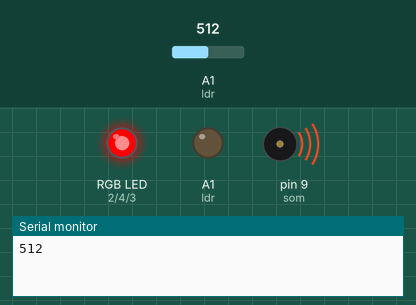
This sketch was run on a simulated Arduino Uno, built with avr-gcc and run on an emulated ATmega328P. Shown: an RGB LED mixed from three pins (HIGH = lit), output pins drawn as LEDs (lit = HIGH), buzzer (waves = sounding), the last lines printed to the serial monitor. The test bench sets the inputs (shaded band); at power-on: A1 (ldr) = 512.

Above: at 10.9 s.
11.0 s: A1 (ldr) set to 11
21.4 s: A1 (ldr) set to 8
At 23.7 s:
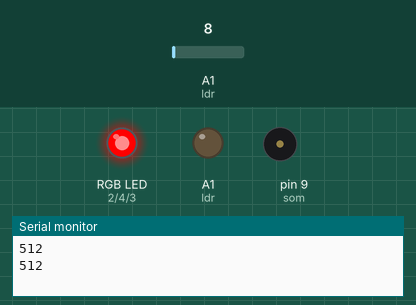
At 31.5 s:
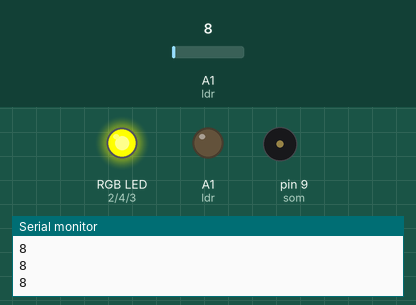
31.8 s: A1 (ldr) set to 0
At 32.8 s:
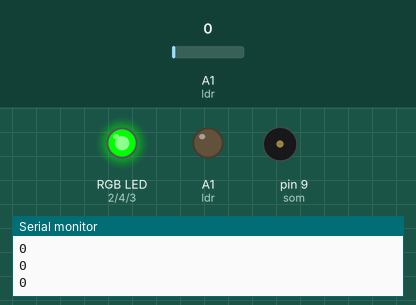
Timing chart, 0 to 34.8 s (numbered marks = the images above; inputs shaded):
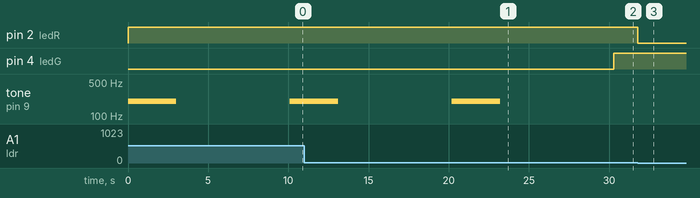

The sketch:

CP1_LedRGB_e_LDR.ino
```cpp
#define ldr A1
#define ledR 2
#define ledG 4
#define ledB 3
#define som 9
int vldr = 0;

void setup(){
  	pinMode(ldr, OUTPUT);
	pinMode(ledR, OUTPUT);
	pinMode(ledG, OUTPUT);
 	pinMode(ledB, OUTPUT);
  	pinMode(som, OUTPUT);
  	Serial.begin(9600);
}

void vermelho(){
	digitalWrite(ledR, HIGH);
  	digitalWrite(ledG, LOW);
	digitalWrite(ledB, LOW);
}

void verde(){
	digitalWrite(ledR, LOW);
	digitalWrite(ledG, HIGH);
	digitalWrite(ledB, LOW);
}

void amarelo(){
	digitalWrite(ledR, HIGH);
	digitalWrite(ledG, HIGH);
	digitalWrite(ledB, LOW);
}

void buzina(){
  tone(som, 200, 3000);
  delay(10000);
}

void loop(){
  noTone(som);
  vldr = analogRead(ldr);
  if(vldr >= 10){
    vermelho();
    buzina();
  }
  else if(vldr < 10 && vldr > 5){
    amarelo();
  }
  else if(vldr <= 5){
    verde();
  }
  Serial.println(vldr);
  delay(100);
}
```

Measured:
- the behaviour switches between 10 and 9 on A1 (ldr) (found by bisection; images 0 and 1)
- after the input at 21.4 s, pin 4 (ledG): LOW → HIGH after 8.9 s; tone on pin 9 (som): goes on until 23.2 s, then stays silent
- after the input at 31.8 s, pin 2 (ledR): HIGH → LOW at once
